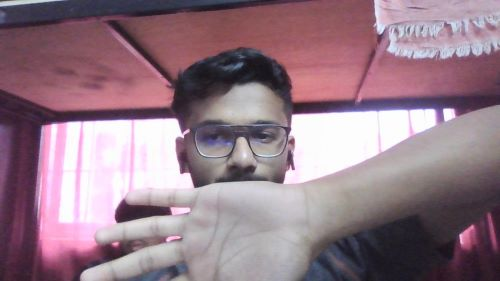
#> input picture Program & images/skin_detec_1.jpg, 500 x 281 px
$ python work_3_3.py
#> lines starting #> are read from the running program, lines starting #| are printed output that depends on the picture; after the words box and inside, x2 and y2 are one past the last pixel; in counts of white or black regions, pixels touching at a corner belong together
import cv2
import numpy as np

img = cv2.imread('skin_detec_1.jpg', 1)
#> img is the input picture: shape (281, 500, 3); mean B, G, R 135, 122.7, 148.5
hsv = cv2.cvtColor(img, cv2.COLOR_BGR2HSV)
#> hsv: shape (281, 500, 3); mean H, S, V 138.4, 56.7, 150.7
h = hsv[:, :, 0]
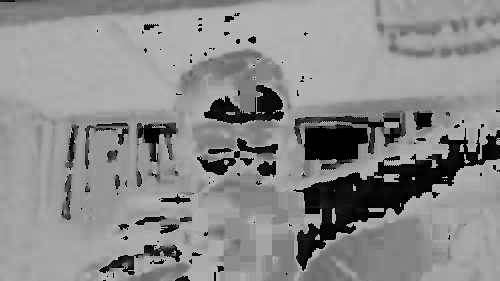
#> h: shape (281, 500); min 0, max 179, mean 138.4
s = hsv[:, :, 1]
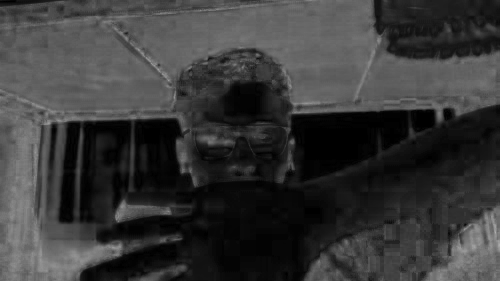
#> s: shape (281, 500); min 0, max 174, mean 56.7
v = hsv[:, :, 2]
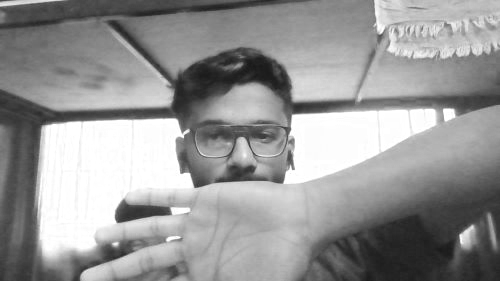
#> v: shape (281, 500); min 25, max 255, mean 150.7
cv2.imshow("original", img)

hsv_split = np.concatenate((h, s, v), axis=1)
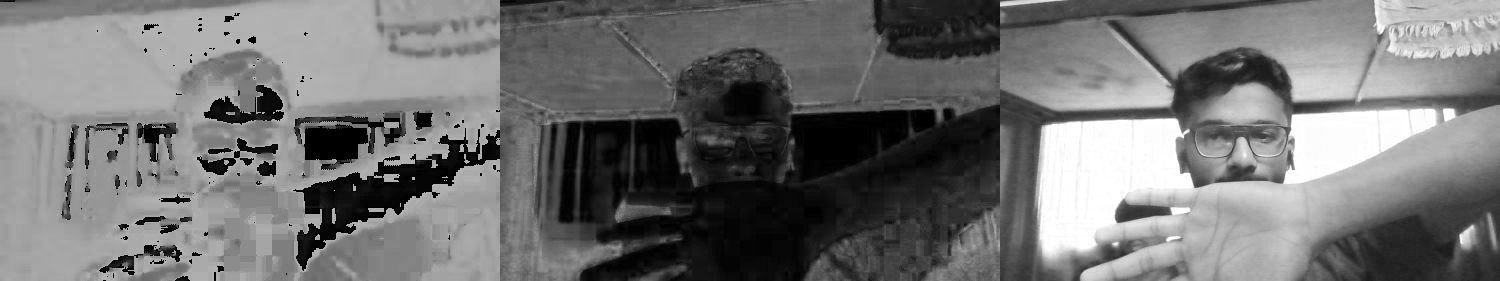
#> hsv_split: shape (281, 1500); min 0, max 255, mean 115.2
cv2.imshow("hsv split", hsv_split)

ret, min_sat = cv2.threshold(s, 50, 255, cv2.THRESH_BINARY)
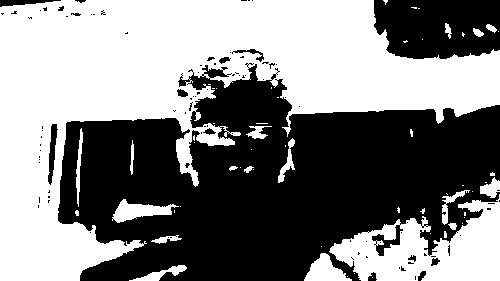
#> min_sat: shape (281, 500); 51.3% white; 94 black regions (79 under 20 px), largest, box (x1, y1, x2, y2) and area: (58, 63, 500, 281) 60565, (374, 0, 500, 59) 6497, (48, 124, 58, 185) 307
cv2.imshow("saturation filter", min_sat)

ret, max_hue = cv2.threshold(h, 15, 255, cv2.THRESH_BINARY)
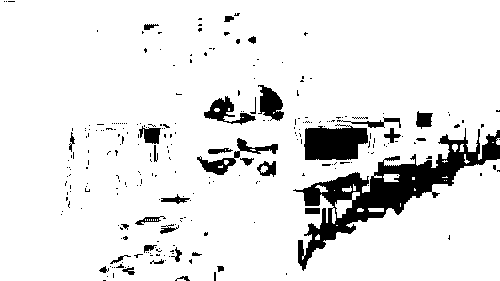
#> max_hue: shape (281, 500); 90.3% white; 260 black regions (227 under 20 px), largest, box (x1, y1, x2, y2) and area: (293, 128, 500, 271) 6910, (304, 124, 368, 160) 1847, (197, 138, 278, 175) 675
cv2.imshow("hue filter", max_hue)

# combing hue and sat filters
final = cv2.bitwise_and(min_sat, max_hue)
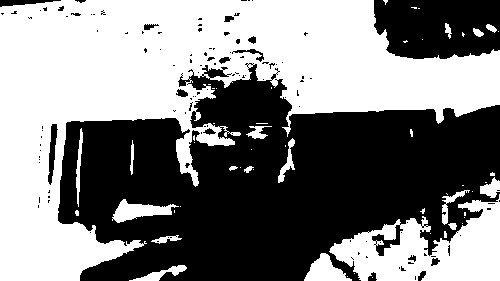
#> final: shape (281, 500); 51.1% white; 121 black regions (103 under 20 px), largest, box (x1, y1, x2, y2) and area: (58, 63, 500, 281) 60583, (374, 0, 500, 59) 6497, (48, 124, 58, 185) 307
cv2.imshow("final", final)

cv2.waitKey(0)
cv2.destroyAllWindows()

$ run again, with Program & images/skin_detec_2.jpg copied over Program & images/skin_detec_1.jpg
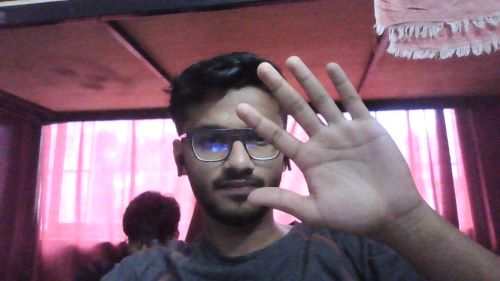
#> input picture Program & images/skin_detec_2.jpg, 500 x 281 px
#> img is the input picture: shape (281, 500, 3); mean B, G, R 111.9, 96.7, 126.9
#> hsv: shape (281, 500, 3); mean H, S, V 145.6, 74.5, 129.6
#> `ret, min_sat = cv2.threshold(s, 50, 255, cv2.THRESH_BINARY)`:
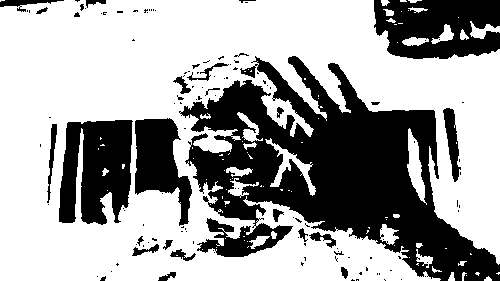
#> min_sat: shape (281, 500); 64% white; 129 black regions (102 under 20 px), largest, box (x1, y1, x2, y2) and area: (179, 56, 500, 281) 32469, (59, 120, 133, 225) 5925, (374, 0, 500, 59) 5826
#> max_hue: shape (281, 500); 93.3% white; 203 black regions (155 under 20 px), largest, box (x1, y1, x2, y2) and area: (406, 204, 500, 281) 1553, (248, 65, 300, 126) 1268, (193, 102, 245, 128) 779
#> `final = cv2.bitwise_and(min_sat, max_hue)`:
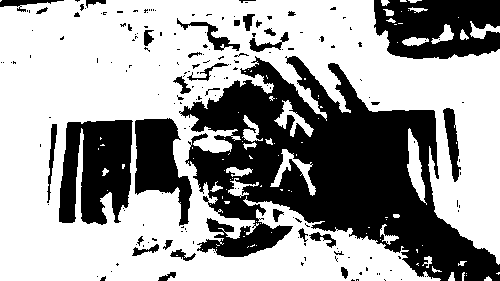
#> final: shape (281, 500); 62.2% white; 181 black regions (145 under 20 px), largest, box (x1, y1, x2, y2) and area: (179, 56, 500, 281) 33659, (59, 120, 133, 225) 5925, (374, 0, 500, 59) 5826

$ run again, with Program & images/butterflies.jpg copied over Program & images/skin_detec_1.jpg
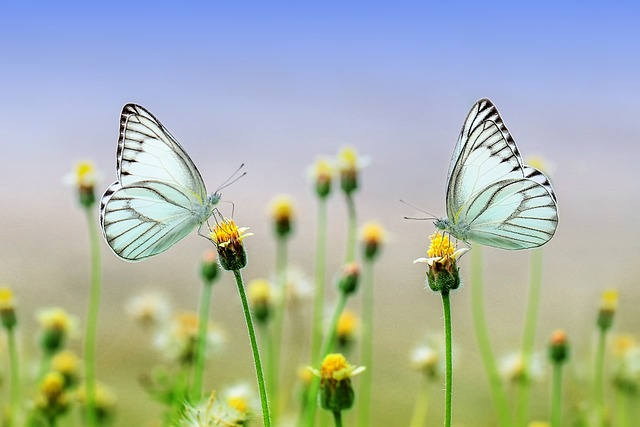
#> input picture Program & images/butterflies.jpg, 640 x 427 px
#> img is the input picture: shape (427, 640, 3); mean B, G, R 168.2, 180.2, 169.4
#> hsv: shape (427, 640, 3); mean H, S, V 69.3, 76.6, 200.3
#> `ret, min_sat = cv2.threshold(s, 50, 255, cv2.THRESH_BINARY)`:
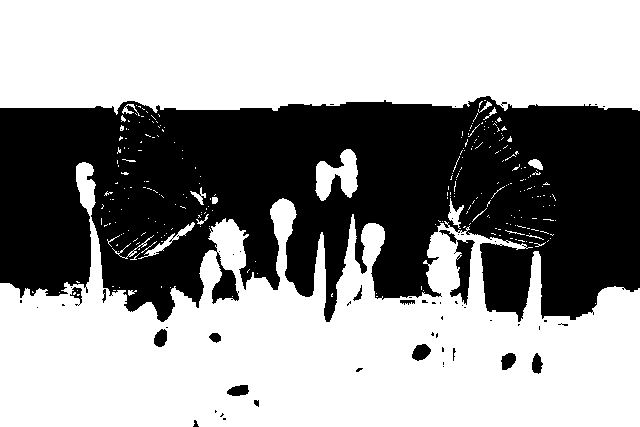
#> min_sat: shape (427, 640); 59.8% white; 57 black regions (42 under 20 px), largest, box (x1, y1, x2, y2) and area: (0, 96, 640, 322) 107386, (439, 230, 475, 305) 828, (412, 344, 431, 361) 224
#> max_hue: shape (427, 640); 96.7% white; 161 black regions (134 under 20 px), largest, box (x1, y1, x2, y2) and area: (0, 190, 87, 244) 3027, (358, 200, 445, 239) 1855, (218, 192, 279, 240) 1034
#> `final = cv2.bitwise_and(min_sat, max_hue)`:
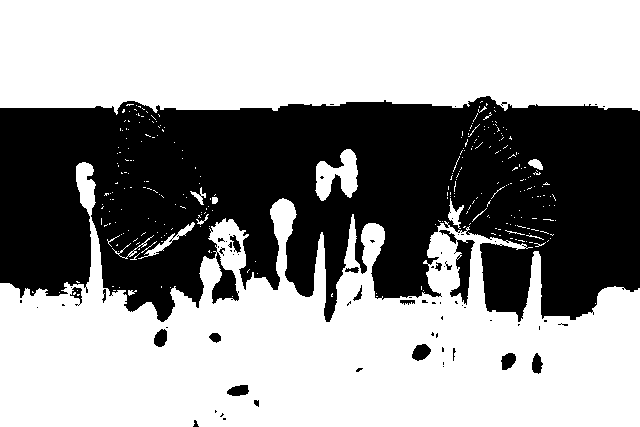
#> final: shape (427, 640); 59.6% white; 71 black regions (51 under 20 px), largest, box (x1, y1, x2, y2) and area: (0, 96, 640, 322) 107710, (439, 230, 475, 305) 828, (412, 344, 431, 361) 224

$ run again, with Program & images/butterfly.jpg copied over Program & images/skin_detec_1.jpg
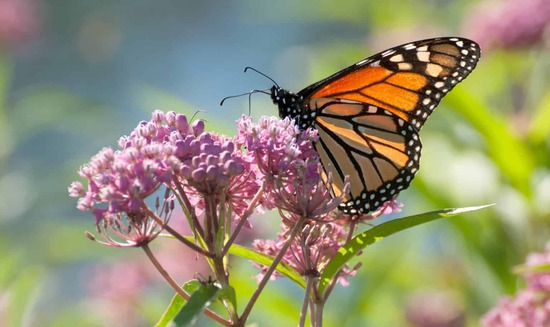
#> input picture Program & images/butterfly.jpg, 550 x 327 px
#> img is the input picture: shape (327, 550, 3); mean B, G, R 113.6, 141.5, 146.3
#> hsv: shape (327, 550, 3); mean H, S, V 67.6, 91.3, 159.7
#> min_sat: shape (327, 550); 74.4% white; 354 black regions (253 under 20 px), largest, box (x1, y1, x2, y2) and area: (0, 0, 300, 247) 22805, (22, 247, 147, 327) 4798, (278, 0, 384, 96) 3320
#> max_hue: shape (327, 550); 84.9% white; 192 black regions (162 under 20 px), largest, box (x1, y1, x2, y2) and area: (100, 0, 550, 327) 21917, (88, 289, 151, 327) 1124, (407, 298, 462, 327) 993
#> `final = cv2.bitwise_and(min_sat, max_hue)`:
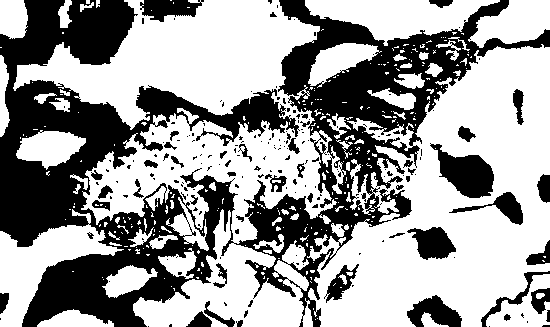
#> final: shape (327, 550); 61.3% white; 203 black regions (154 under 20 px), largest, box (x1, y1, x2, y2) and area: (0, 0, 550, 327) 58747, (430, 143, 494, 198) 1879, (407, 295, 462, 327) 1016
